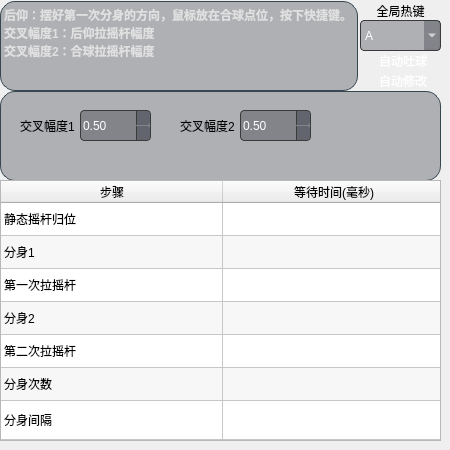
    <widget class="QWidget" name="page_14">
     <widget class="QLabel" name="label_35">
      <property name="geometry">
       <rect>
        <x>360</x>
        <y>0</y>
        <width>81</width>
        <height>21</height>
       </rect>
      </property>
      <property name="text">
       <string>全局热键</string>
      </property>
      <property name="alignment">
       <set>Qt::AlignmentFlag::AlignCenter</set>
      </property>
     </widget>
     <widget class="QCheckBox" name="checkBox_54">
      <property name="geometry">
       <rect>
        <x>360</x>
        <y>70</y>
        <width>81</width>
        <height>21</height>
       </rect>
      </property>
      <property name="styleSheet">
       <string notr="true">QCheckBox{
	background-color: transparent;
color:white;
}
QCheckBox::indicator:unchecked{
border-image: url(:/D:/复选框-未选.svg);
Width:20px;
Height:20px;
}
QCheckBox::indicator:checked{
border-image: url(:/D:/复选选中 (1).svg);
Width:20px;
Height:20px;
}</string>
      </property>
      <property name="text">
       <string>自动修改</string>
      </property>
     </widget>
     <widget class="QComboBox" name="comboBox_19">
      <property name="geometry">
       <rect>
        <x>360</x>
        <y>20</y>
        <width>81</width>
        <height>31</height>
       </rect>
      </property>
      <property name="sizePolicy">
       <sizepolicy hsizetype="Preferred" vsizetype="Fixed">
        <horstretch>0</horstretch>
        <verstretch>0</verstretch>
       </sizepolicy>
      </property>
      <property name="styleSheet">
       <string notr="true">/* 深色模式 QDoubleSpinBox 美化 */
QComboBox {
   background-color: rgba(23, 28, 40,0.3);     /* 深灰背景 */
    color: #FFFFFF;                 /* 白色文字 */
    border: 1px solid #3A3A3A;      /* 中灰色边框 */
    border-radius: 4px;             /* 圆角 */
	font:10pt &quot;Segoe UI&quot;;
    selection-color: white;         /* 选中文本颜色 */
}

QComboBox::drop-down {
	padding:7px 3px;
    image: url(:/D:/drop-down.svg); /* 浅色下箭头 */
    width: 15px;
    height: 15px;
}

/* 禁用状态 */
QComboBox:disabled {
    background-color: #1A1A1A;      /* 更暗背景 */
    color: #7A7A7A;                 /* 灰色文字 */
    border: 1px solid #2D2D2D;      /* 深灰边框 */
}

/* 鼠标悬停效果 */
QComboBox:hover {
    border: 1px solid #4A4A4A;      /* 边框变亮 */
}
</string>
      </property>
      <property name="frame">
       <bool>true</bool>
      </property>
      <item>
       <property name="text">
        <string>A</string>
       </property>
      </item>
      <item>
       <property name="text">
        <string>B</string>
       </property>
      </item>
      <item>
       <property name="text">
        <string>C</string>
       </property>
      </item>
      <item>
       <property name="text">
        <string>D</string>
       </property>
      </item>
      <item>
       <property name="text">
        <string>E</string>
       </property>
      </item>
      <item>
       <property name="text">
        <string>F</string>
       </property>
      </item>
      <item>
       <property name="text">
        <string>G</string>
       </property>
      </item>
      <item>
       <property name="text">
        <string>H</string>
       </property>
      </item>
      <item>
       <property name="text">
        <string>I</string>
       </property>
      </item>
      <item>
       <property name="text">
        <string>J</string>
       </property>
      </item>
      <item>
       <property name="text">
        <string>K</string>
       </property>
      </item>
      <item>
       <property name="text">
        <string>L</string>
       </property>
      </item>
      <item>
       <property name="text">
        <string>M</string>
       </property>
      </item>
      <item>
       <property name="text">
        <string>N</string>
       </property>
      </item>
      <item>
       <property name="text">
        <string>O</string>
       </property>
      </item>
      <item>
       <property name="text">
        <string>P</string>
       </property>
      </item>
      <item>
       <property name="text">
        <string>Q</string>
       </property>
      </item>
      <item>
       <property name="text">
        <string>R</string>
       </property>
      </item>
      <item>
       <property name="text">
        <string>S</string>
       </property>
      </item>
      <item>
       <property name="text">
        <string>T</string>
       </property>
      </item>
      <item>
       <property name="text">
        <string>U</string>
       </property>
      </item>
      <item>
       <property name="text">
        <string>V</string>
       </property>
      </item>
      <item>
       <property name="text">
        <string>W</string>
       </property>
      </item>
      <item>
       <property name="text">
        <string>X</string>
       </property>
      </item>
      <item>
       <property name="text">
        <string>Y</string>
       </property>
      </item>
      <item>
       <property name="text">
        <string>Z</string>
       </property>
      </item>
      <item>
       <property name="text">
        <string>1</string>
       </property>
      </item>
      <item>
       <property name="text">
        <string>2</string>
       </property>
      </item>
      <item>
       <property name="text">
        <string>3</string>
       </property>
      </item>
      <item>
       <property name="text">
        <string>4</string>
       </property>
      </item>
      <item>
       <property name="text">
        <string>5</string>
       </property>
      </item>
      <item>
       <property name="text">
        <string>6</string>
       </property>
      </item>
      <item>
       <property name="text">
        <string>7</string>
       </property>
      </item>
      <item>
       <property name="text">
        <string>8</string>
       </property>
      </item>
      <item>
       <property name="text">
        <string>9</string>
       </property>
      </item>
      <item>
       <property name="text">
        <string>0</string>
       </property>
      </item>
      <item>
       <property name="text">
        <string>空格</string>
       </property>
      </item>
      <item>
       <property name="text">
        <string>~</string>
       </property>
      </item>
     </widget>
     <widget class="QCheckBox" name="checkBox_56">
      <property name="geometry">
       <rect>
        <x>360</x>
        <y>50</y>
        <width>81</width>
        <height>21</height>
       </rect>
      </property>
      <property name="styleSheet">
       <string notr="true">QCheckBox{
	background-color: transparent;
color:white;
}
QCheckBox::indicator:unchecked{
border-image: url(:/D:/复选框-未选.svg);
Width:20px;
Height:20px;
}
QCheckBox::indicator:checked{
border-image: url(:/D:/复选选中 (1).svg);
Width:20px;
Height:20px;
}</string>
      </property>
      <property name="text">
       <string>自动吐球</string>
      </property>
     </widget>
     <widget class="QTableWidget" name="tableWidget_12">
      <property name="enabled">
       <bool>true</bool>
      </property>
      <property name="geometry">
       <rect>
        <x>0</x>
        <y>180</y>
        <width>441</width>
        <height>261</height>
       </rect>
      </property>
      <property name="sizePolicy">
       <sizepolicy hsizetype="Preferred" vsizetype="Preferred">
        <horstretch>0</horstretch>
        <verstretch>0</verstretch>
       </sizepolicy>
      </property>
      <property name="minimumSize">
       <size>
        <width>0</width>
        <height>1</height>
       </size>
      </property>
      <property name="maximumSize">
       <size>
        <width>591</width>
        <height>381</height>
       </size>
      </property>
      <property name="frameShape">
       <enum>QFrame::Shape::StyledPanel</enum>
      </property>
      <property name="lineWidth">
       <number>1</number>
      </property>
      <property name="midLineWidth">
       <number>0</number>
      </property>
      <property name="verticalScrollBarPolicy">
       <enum>Qt::ScrollBarPolicy::ScrollBarAlwaysOff</enum>
      </property>
      <property name="horizontalScrollBarPolicy">
       <enum>Qt::ScrollBarPolicy::ScrollBarAlwaysOff</enum>
      </property>
      <property name="autoScroll">
       <bool>false</bool>
      </property>
      <property name="dragDropOverwriteMode">
       <bool>true</bool>
      </property>
      <property name="alternatingRowColors">
       <bool>true</bool>
      </property>
      <property name="verticalScrollMode">
       <enum>QAbstractItemView::ScrollMode::ScrollPerItem</enum>
      </property>
      <property name="updateThreshold">
       <number>200</number>
      </property>
      <property name="showGrid">
       <bool>true</bool>
      </property>
      <property name="gridStyle">
       <enum>Qt::PenStyle::SolidLine</enum>
      </property>
      <property name="sortingEnabled">
       <bool>false</bool>
      </property>
      <property name="cornerButtonEnabled">
       <bool>true</bool>
      </property>
      <property name="rowCount">
       <number>7</number>
      </property>
      <attribute name="horizontalHeaderVisible">
       <bool>true</bool>
      </attribute>
      <attribute name="horizontalHeaderCascadingSectionResizes">
       <bool>false</bool>
      </attribute>
      <attribute name="horizontalHeaderMinimumSectionSize">
       <number>23</number>
      </attribute>
      <attribute name="horizontalHeaderDefaultSectionSize">
       <number>222</number>
      </attribute>
      <attribute name="horizontalHeaderHighlightSections">
       <bool>true</bool>
      </attribute>
      <attribute name="horizontalHeaderShowSortIndicator" stdset="0">
       <bool>false</bool>
      </attribute>
      <attribute name="horizontalHeaderStretchLastSection">
       <bool>true</bool>
      </attribute>
      <attribute name="verticalHeaderVisible">
       <bool>false</bool>
      </attribute>
      <attribute name="verticalHeaderCascadingSectionResizes">
       <bool>false</bool>
      </attribute>
      <attribute name="verticalHeaderMinimumSectionSize">
       <number>23</number>
      </attribute>
      <attribute name="verticalHeaderDefaultSectionSize">
       <number>33</number>
      </attribute>
      <attribute name="verticalHeaderHighlightSections">
       <bool>true</bool>
      </attribute>
      <attribute name="verticalHeaderShowSortIndicator" stdset="0">
       <bool>false</bool>
      </attribute>
      <attribute name="verticalHeaderStretchLastSection">
       <bool>true</bool>
      </attribute>
      <row/>
      <row/>
      <row/>
      <row/>
      <row/>
      <row/>
      <row/>
      <column>
       <property name="text">
        <string>步骤</string>
       </property>
       <property name="background">
        <color>
         <red>69</red>
         <green>83</green>
         <blue>100</blue>
        </color>
       </property>
      </column>
      <column>
       <property name="text">
        <string>等待时间(毫秒)</string>
       </property>
       <property name="background">
        <color>
         <red>69</red>
         <green>83</green>
         <blue>100</blue>
        </color>
       </property>
      </column>
      <item row="0" column="0">
       <property name="text">
        <string>静态摇杆归位</string>
       </property>
       <property name="flags">
        <set>ItemIsEnabled</set>
       </property>
      </item>
      <item row="1" column="0">
       <property name="text">
        <string>分身1</string>
       </property>
       <property name="flags">
        <set>ItemIsEnabled</set>
       </property>
      </item>
      <item row="2" column="0">
       <property name="text">
        <string>第一次拉摇杆</string>
       </property>
       <property name="flags">
        <set>ItemIsEnabled</set>
       </property>
      </item>
      <item row="3" column="0">
       <property name="text">
        <string>分身2</string>
       </property>
       <property name="flags">
        <set>ItemIsEnabled</set>
       </property>
      </item>
      <item row="4" column="0">
       <property name="text">
        <string>第二次拉摇杆</string>
       </property>
       <property name="flags">
        <set>ItemIsEnabled</set>
       </property>
      </item>
      <item row="5" column="0">
       <property name="text">
        <string>分身次数</string>
       </property>
       <property name="flags">
        <set>ItemIsEnabled</set>
       </property>
      </item>
      <item row="6" column="0">
       <property name="text">
        <string>分身间隔</string>
       </property>
       <property name="flags">
        <set>ItemIsEnabled</set>
       </property>
      </item>
     </widget>
     <widget class="QLabel" name="label_131">
      <property name="geometry">
       <rect>
        <x>0</x>
        <y>0</y>
        <width>358</width>
        <height>91</height>
       </rect>
      </property>
      <property name="styleSheet">
       <string notr="true">font-weight: bold;
    border: 1px solid #37474F;
    border-radius: 4px;
    margin-top: 1px;
    padding-top: 1px;
    background-color: rgba(23, 28, 40,0.3);
    color: #E0E0E0;
    font-size: 12px;
border-radius: 15px;</string>
      </property>
      <property name="text">
       <string>后仰：摆好第一次分身的方向，鼠标放在合球点位，按下快捷键。
交叉幅度1：后仰拉摇杆幅度
交叉幅度2：合球拉摇杆幅度</string>
      </property>
      <property name="textFormat">
       <enum>Qt::TextFormat::PlainText</enum>
      </property>
      <property name="alignment">
       <set>Qt::AlignmentFlag::AlignLeading|Qt::AlignmentFlag::AlignLeft|Qt::AlignmentFlag::AlignTop</set>
      </property>
      <property name="wordWrap">
       <bool>true</bool>
      </property>
     </widget>
     <widget class="QDoubleSpinBox" name="doubleSpinBox_74">
      <property name="geometry">
       <rect>
        <x>240</x>
        <y>110</y>
        <width>71</width>
        <height>31</height>
       </rect>
      </property>
      <property name="styleSheet">
       <string notr="true">/* 深色模式 QDoubleSpinBox 美化 */
QDoubleSpinBox {
	 border: 1px solid #37474F;
    background-color: rgba(23, 28, 40,0.3);
    color: #FFFFFF;                 /* 白色文字 */
    border: 1px solid #3A3A3A;      /* 中灰色边框 */
    border-radius: 4px;             /* 圆角 */
    font: 10pt &quot;Microsoft YaHei UI&quot;; /* 微软雅黑字体 */
   /*selection-background-color: #19232D; /* 选中文本背景-主色调 */
    selection-color: white;         /* 选中文本颜色 */
}


/* 上下按钮区域 */
QDoubleSpinBox::up-button, QDoubleSpinBox::down-button {
   background-color: rgba(23, 28, 40,0.3);      /* 按钮背景 */
    border-left: 1px solid #3A3A3A; /* 左侧分隔线 */
    width: 13px;                   /* 按钮宽度 */
   border-top-right-radius: 3px;   /* 右上圆角 */
    border-bottom-right-radius: 3px;/* 右下圆角 */
}

/* 按钮悬停效果 */
QDoubleSpinBox::up-button:hover, QDoubleSpinBox::down-button:hover {
    background-color: rgb(66, 79, 95);      /* 悬停变亮 */
}

/* 按钮按下效果 */
QDoubleSpinBox::up-button:pressed, QDoubleSpinBox::down-button:pressed {
    background-color: rgb(66, 79, 95);     /* 按下变暗 */
}

/* 上下箭头图标 */
QDoubleSpinBox::up-arrow {
    image: url(:/D:/drop-up.svg); /* 浅色上箭头 */
    width: 12px;
    height: 12px;
}

QDoubleSpinBox::down-arrow {
    image: url(:/D:/drop-down.svg); /* 浅色下箭头 */
    width: 12px;
    height: 12px;
}

/* 禁用状态 */
QDoubleSpinBox:disabled {
    background-color: #1A1A1A;      /* 更暗背景 */
    color: #7A7A7A;                 /* 灰色文字 */
    border: 1px solid #2D2D2D;      /* 深灰边框 */
}

/* 鼠标悬停效果 */
QDoubleSpinBox:hover {
    border: 1px solid #4A4A4A;      /* 边框变亮 */
}
</string>
      </property>
      <property name="maximum">
       <double>1.500000000000000</double>
      </property>
      <property name="singleStep">
       <double>0.010000000000000</double>
      </property>
      <property name="value">
       <double>0.500000000000000</double>
      </property>
     </widget>
     <widget class="QLabel" name="label_76">
      <property name="geometry">
       <rect>
        <x>180</x>
        <y>110</y>
        <width>61</width>
        <height>31</height>
       </rect>
      </property>
      <property name="styleSheet">
       <string notr="true">background-color: transparent;</string>
      </property>
      <property name="text">
       <string>交叉幅度2</string>
      </property>
     </widget>
     <widget class="QLabel" name="label_75">
      <property name="geometry">
       <rect>
        <x>20</x>
        <y>110</y>
        <width>61</width>
        <height>31</height>
       </rect>
      </property>
      <property name="styleSheet">
       <string notr="true">background-color: transparent;</string>
      </property>
      <property name="text">
       <string>交叉幅度1</string>
      </property>
     </widget>
     <widget class="QDoubleSpinBox" name="doubleSpinBox_73">
      <property name="geometry">
       <rect>
        <x>80</x>
        <y>110</y>
        <width>71</width>
        <height>31</height>
       </rect>
      </property>
      <property name="styleSheet">
       <string notr="true">/* 深色模式 QDoubleSpinBox 美化 */
QDoubleSpinBox {
	 border: 1px solid #37474F;
    background-color: rgba(23, 28, 40,0.3);
    color: #FFFFFF;                 /* 白色文字 */
    border: 1px solid #3A3A3A;      /* 中灰色边框 */
    border-radius: 4px;             /* 圆角 */
    font: 10pt &quot;Microsoft YaHei UI&quot;; /* 微软雅黑字体 */
   /*selection-background-color: #19232D; /* 选中文本背景-主色调 */
    selection-color: white;         /* 选中文本颜色 */
}


/* 上下按钮区域 */
QDoubleSpinBox::up-button, QDoubleSpinBox::down-button {
   background-color: rgba(23, 28, 40,0.3);      /* 按钮背景 */
    border-left: 1px solid #3A3A3A; /* 左侧分隔线 */
    width: 13px;                   /* 按钮宽度 */
   border-top-right-radius: 3px;   /* 右上圆角 */
    border-bottom-right-radius: 3px;/* 右下圆角 */
}

/* 按钮悬停效果 */
QDoubleSpinBox::up-button:hover, QDoubleSpinBox::down-button:hover {
    background-color: rgb(66, 79, 95);      /* 悬停变亮 */
}

/* 按钮按下效果 */
QDoubleSpinBox::up-button:pressed, QDoubleSpinBox::down-button:pressed {
    background-color: rgb(66, 79, 95);     /* 按下变暗 */
}

/* 上下箭头图标 */
QDoubleSpinBox::up-arrow {
    image: url(:/D:/drop-up.svg); /* 浅色上箭头 */
    width: 12px;
    height: 12px;
}

QDoubleSpinBox::down-arrow {
    image: url(:/D:/drop-down.svg); /* 浅色下箭头 */
    width: 12px;
    height: 12px;
}

/* 禁用状态 */
QDoubleSpinBox:disabled {
    background-color: #1A1A1A;      /* 更暗背景 */
    color: #7A7A7A;                 /* 灰色文字 */
    border: 1px solid #2D2D2D;      /* 深灰边框 */
}

/* 鼠标悬停效果 */
QDoubleSpinBox:hover {
    border: 1px solid #4A4A4A;      /* 边框变亮 */
}
</string>
      </property>
      <property name="maximum">
       <double>1.500000000000000</double>
      </property>
      <property name="singleStep">
       <double>0.010000000000000</double>
      </property>
      <property name="value">
       <double>0.500000000000000</double>
      </property>
     </widget>
     <widget class="QLabel" name="label_132">
      <property name="geometry">
       <rect>
        <x>0</x>
        <y>90</y>
        <width>441</width>
        <height>91</height>
       </rect>
      </property>
      <property name="styleSheet">
       <string notr="true">font-weight: bold;
    border: 1px solid #37474F;
    border-radius: 4px;
    margin-top: 1px;
    padding-top: 1px;
    background-color: rgba(23, 28, 40,0.3);
    color: #E0E0E0;
    font-size: 12px;
border-radius: 15px;</string>
      </property>
      <property name="text">
       <string/>
      </property>
      <property name="textFormat">
       <enum>Qt::TextFormat::PlainText</enum>
      </property>
      <property name="alignment">
       <set>Qt::AlignmentFlag::AlignLeading|Qt::AlignmentFlag::AlignLeft|Qt::AlignmentFlag::AlignTop</set>
      </property>
      <property name="wordWrap">
       <bool>true</bool>
      </property>
     </widget>
     <zorder>label_132</zorder>
     <zorder>label_35</zorder>
     <zorder>checkBox_54</zorder>
     <zorder>comboBox_19</zorder>
     <zorder>checkBox_56</zorder>
     <zorder>tableWidget_12</zorder>
     <zorder>label_131</zorder>
     <zorder>doubleSpinBox_74</zorder>
     <zorder>label_76</zorder>
     <zorder>label_75</zorder>
     <zorder>doubleSpinBox_73</zorder>
    </widget>
